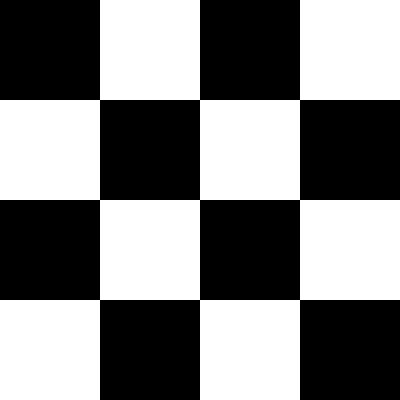
%> input picture Image Processing 1/checker.tif, 400 x 400 px
$ octave as.m   (GNU Octave 9; MATLAB toolbox functions it lacks are replaced by stand-ins)
%> lines starting %> are read from the running program, lines starting %| are printed output that depends on the picture; in (x1, y1, x2, y2) boxes, pixels count from 0 and x2, y2 are one past the last pixel; in counts of white or black regions, pixels touching at a corner belong together; the program's own positions count from 1
clc;clear;close all;
F1 = imread('checker.tif');
%> F1 is the input picture: size 400x400 uint8; 50% white; 1 white region, box (x1, y1, x2, y2) and area: (0, 0, 400, 400) 80000
F2 = im2bw(F1);
I = double(F2);
fo = abs(fft2(I));
F = fftshift(fo);
figure; imshow(abs(F),[],'InitialMagnification','fit');
colormap(gray); colorbar
figure; imshow(log(1+abs(F)),[],'InitialMagnification','fit');
%> after `imshow(log(1+abs(F)),[],'InitialMagnification','fit')`:
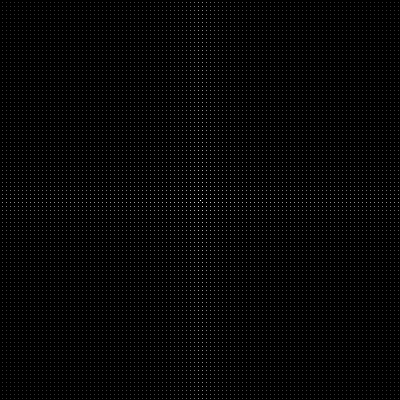
%> displayed picture: size 400x400, on the screen's scale of 0 to 255; min 0, max 255, mean 4.9
colormap(gray); colorbar
figure; mesh(abs(F));
%> after `mesh(abs(F))`:
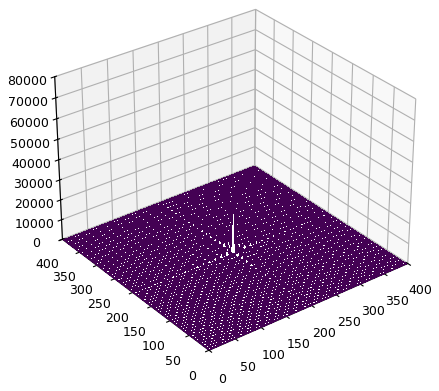
%> figure redrawn from the program's plot data
figure; mesh(log(1+abs(I)));
%> after `mesh(log(1+abs(I)))`:
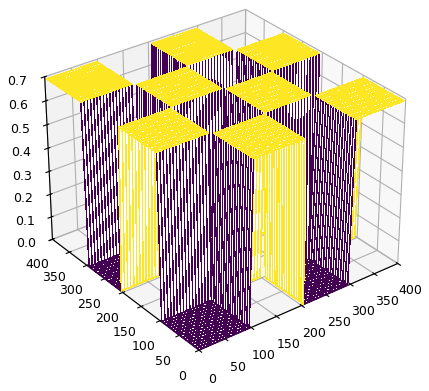
%> figure redrawn from the program's plot data
subplot(2,3,1);imshow(F1);
title('tasvir asli');
subplot(2,3,2);imshow(abs(F),[],'InitialMagnification','fit');
colormap(gray); colorbar
title('fourier');
subplot(2,3,3);imshow(log(1+abs(F)),[],'InitialMagnification','fit');
colormap(gray); colorbar
title('fourier image with log10');
subplot(2,3,4);mesh(abs(I));
subplot(2,3,5);mesh(abs(F));
subplot(2,3,6);mesh(log(1+abs(F)));
%> after `mesh(log(1+abs(F)))`:
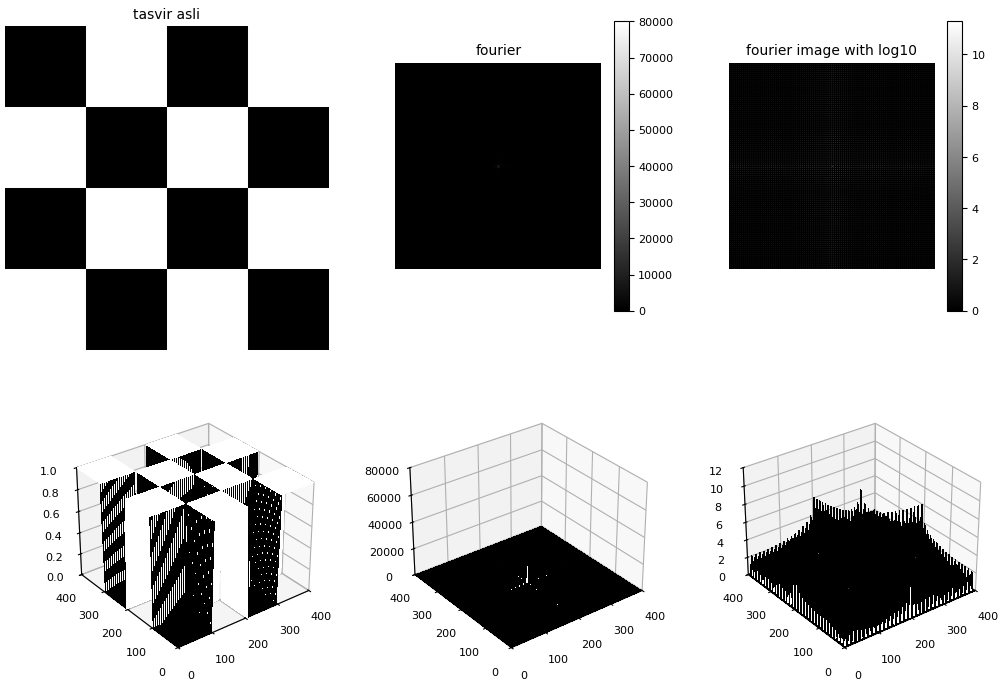
%> figure redrawn from the program's plot data, 6 panels

$ run again, with Image Processing 1/21.jpg saved as Image Processing 1/checker.tif
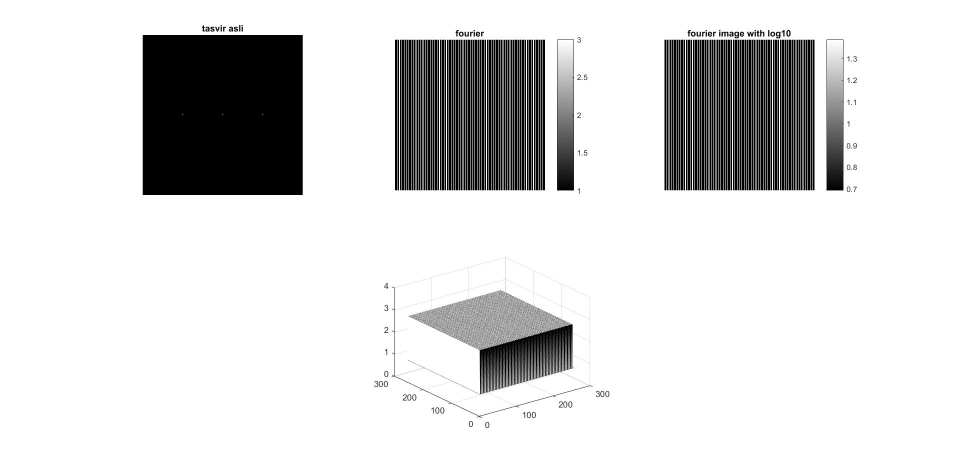
%> input picture Image Processing 1/21.jpg, 1920 x 936 px (shown at 1/2 size)
%> F1 is the input picture: size 936x1920x3 uint8; min 0, max 255, mean 216.3
%> `F2 = im2bw(F1);`:
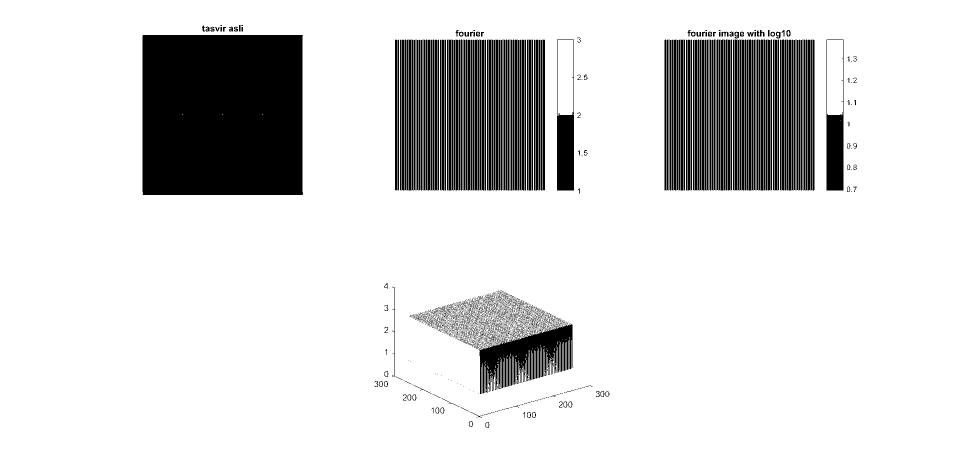
%> F2: size 936x1920 logical (shown at 1/2 size); 84.8% white; 2044 black regions (1793 under 20 px), largest, box (x1, y1, x2, y2) and area: (285, 70, 606, 390) 102394, (953, 648, 1145, 788) 13244, (1653, 79, 1687, 381) 5487
%> `mesh(log(1+abs(I)))`:
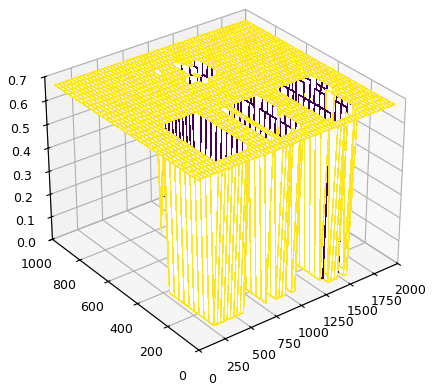
%> figure redrawn from the program's plot data

$ run again, with Image Processing 1/7.jpg saved as Image Processing 1/checker.tif
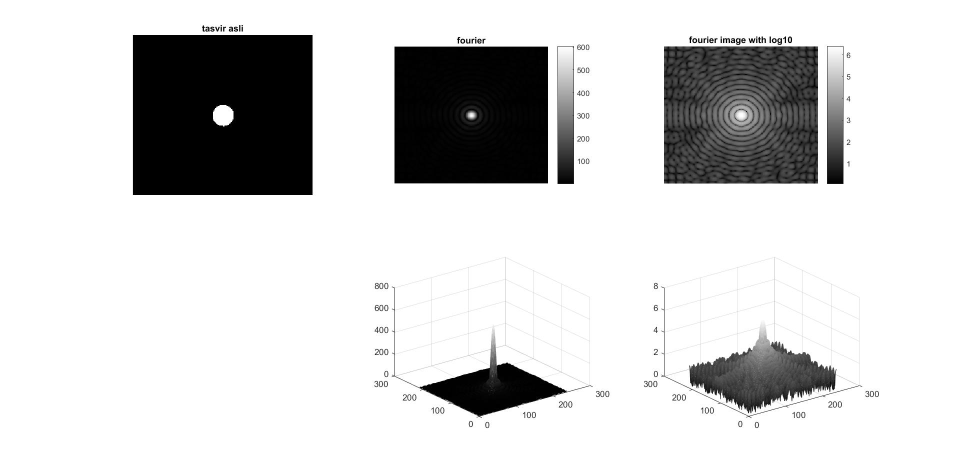
%> input picture Image Processing 1/7.jpg, 1920 x 936 px (shown at 1/2 size)
%> F1 is the input picture: size 936x1920x3 uint8; min 0, max 255, mean 211.1
%> `F2 = im2bw(F1);`:
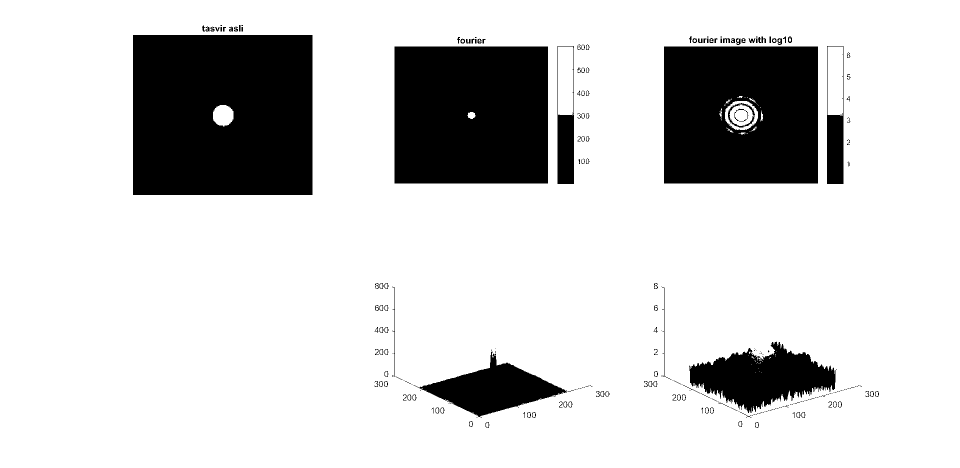
%> F2: size 936x1920 logical (shown at 1/2 size); 81.5% white; 253 black regions (125 under 20 px), largest, box (x1, y1, x2, y2) and area: (266, 70, 625, 390) 113478, (789, 93, 1096, 367) 83949, (1328, 93, 1636, 367) 81010
%> `mesh(log(1+abs(I)))`:
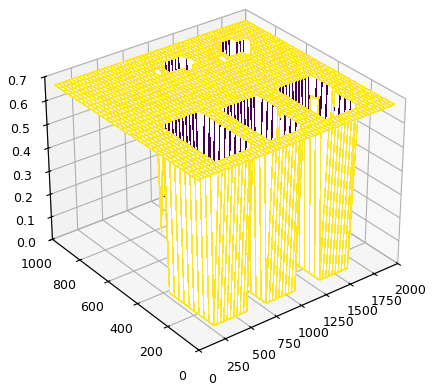
%> figure redrawn from the program's plot data
